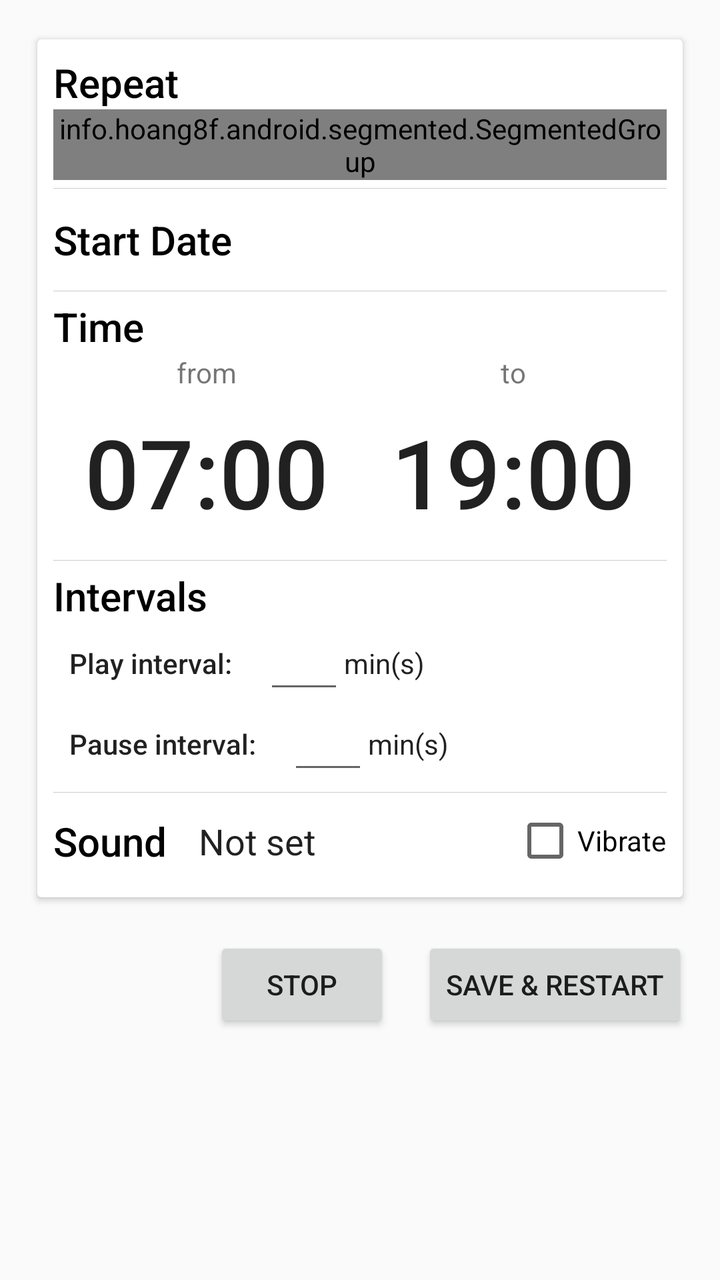
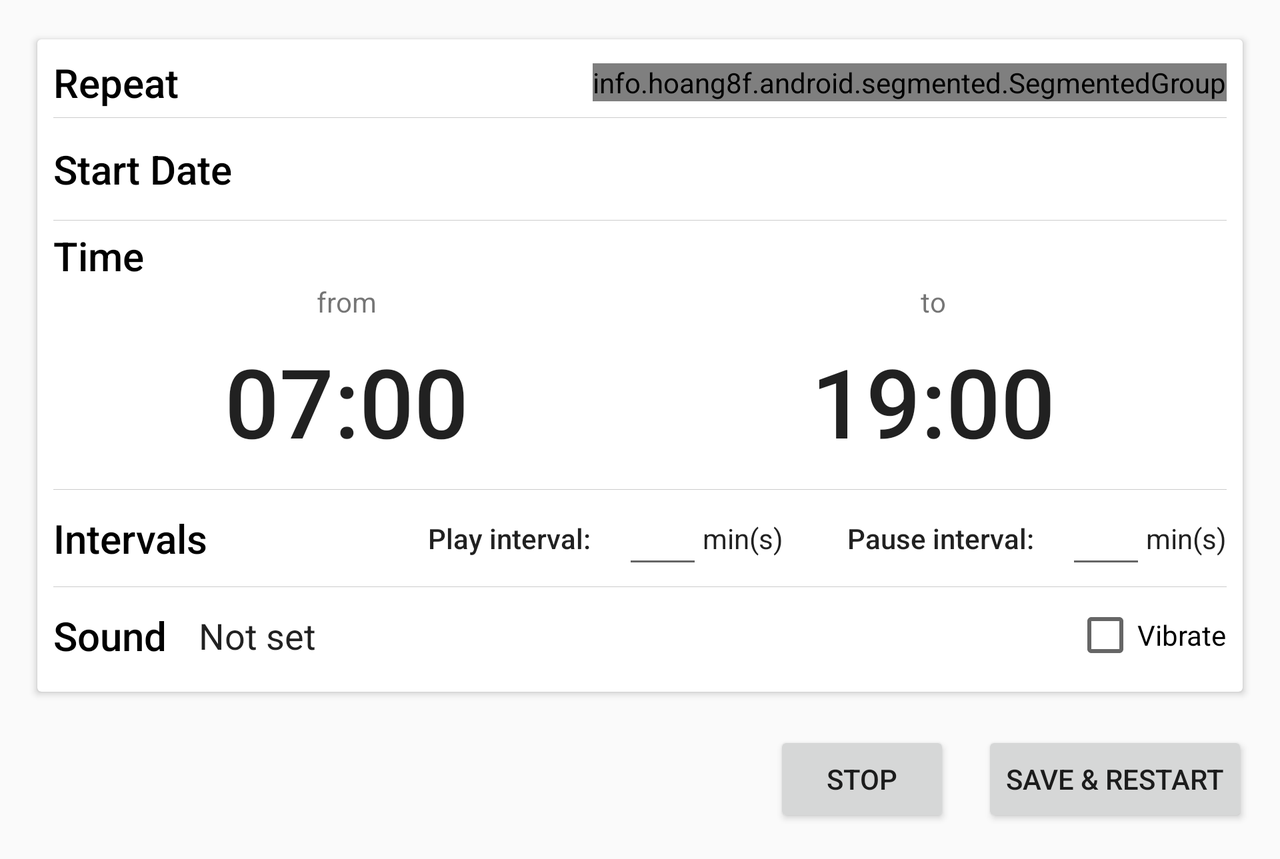

Compare how this app lays out the same screen by default and in its alternative resource folder. The renders come first, then the two layout files and the values they reference.
<!-- AndroidManifest.xml: activity theme AppTheme.NoActionBar -->
<!-- res/layout/activity_main.xml -->
<ScrollView
    xmlns:android="http://schemas.android.com/apk/res/android"
    xmlns:app="http://schemas.android.com/apk/res-auto"
    xmlns:tools="http://schemas.android.com/tools"
    android:id="@+id/rootView"
    android:focusableInTouchMode="true"
    android:layout_width="match_parent"
    android:layout_height="match_parent"
    tools:context="com.example.timerexam.ui.MainActivity">

    <LinearLayout
        android:layout_width="match_parent"
        android:layout_height="wrap_content"
        android:orientation="vertical">

        <android.support.v7.widget.CardView
            android:layout_width="match_parent"
            android:layout_height="wrap_content"
            android:layout_margin="@dimen/vertical_spacing_large"
            app:cardUseCompatPadding="true">

            <LinearLayout
                android:layout_width="match_parent"
                android:layout_height="wrap_content"
                android:orientation="vertical"
                android:padding="@dimen/horizontal_spacing_small">

                <LinearLayout
                    android:layout_width="match_parent"
                    android:layout_height="wrap_content"
                    android:orientation="vertical">
                    <TextView
                        android:layout_width="wrap_content"
                        android:layout_height="wrap_content"
                        style="@style/MyTextView.SectionHeader"
                        android:text="@string/repeat"/>

                    <info.hoang8f.android.segmented.SegmentedGroup
                        xmlns:segmentedgroup="http://schemas.android.com/apk/res-auto"
                        android:layout_width="wrap_content"
                        android:layout_height="wrap_content"
                        android:orientation="horizontal"
                        segmentedgroup:sc_border_width="1dp"
                        segmentedgroup:sc_corner_radius="5dp"
                        segmentedgroup:sc_tint_color="@color/colorAccent">

                        <RadioButton
                            android:id="@+id/radioRepeatNo"
                            android:layout_width="wrap_content"
                            android:layout_height="wrap_content"
                            android:text="@string/no_repeat"
                            style="@style/RadioButton" />

                        <RadioButton
                            android:id="@+id/radioRepeatDaily"
                            android:layout_width="wrap_content"
                            android:layout_height="wrap_content"
                            android:text="@string/daily"
                            style="@style/RadioButton" />

                        <RadioButton
                            android:id="@+id/radioRepeatWeekly"
                            android:layout_width="wrap_content"
                            android:layout_height="wrap_content"
                            android:text="@string/weekly"
                            style="@style/RadioButton" />

                        <RadioButton
                            android:id="@+id/radioRepeatMonthly"
                            android:layout_width="wrap_content"
                            android:layout_height="wrap_content"
                            android:text="@string/monthly"
                            style="@style/RadioButton" />
                    </info.hoang8f.android.segmented.SegmentedGroup>

                </LinearLayout>

                <include layout="@layout/vertical_separator" />

                <FrameLayout
                    android:layout_width="match_parent"
                    android:layout_height="wrap_content">
                    <TextView
                        android:layout_width="wrap_content"
                        android:layout_height="wrap_content"
                        style="@style/MyTextView.SectionHeader"
                        android:layout_gravity="center_vertical"
                        android:text="@string/start_date"/>

                    <TextView
                        android:id="@+id/txtStartDate"
                        android:layout_width="wrap_content"
                        android:layout_height="wrap_content"
                        android:padding="@dimen/horizontal_spacing_small"
                        android:background="?android:attr/selectableItemBackground"
                        android:layout_gravity="center_vertical|end"
                        android:textAppearance="@style/TextAppearance.AppCompat.Body2"
                        android:textSize="20sp"
                        android:clickable="true"/>
                </FrameLayout>

                <include layout="@layout/vertical_separator" />

                <FrameLayout
                    android:layout_width="match_parent"
                    android:layout_height="wrap_content">
                    <TextView
                        android:layout_width="wrap_content"
                        android:layout_height="wrap_content"
                        style="@style/MyTextView.SectionHeader"
                        android:text="@string/time"/>
                </FrameLayout>

                <LinearLayout
                    android:layout_width="match_parent"
                    android:layout_height="wrap_content"
                    android:orientation="horizontal"
                    android:weightSum="2"
                    android:baselineAligned="false">
                    <LinearLayout
                        android:layout_width="0dp"
                        android:layout_weight="1"
                        android:layout_height="wrap_content"
                        android:orientation="vertical"
                        android:gravity="center_horizontal">
                        <TextView
                            android:layout_width="wrap_content"
                            android:layout_height="wrap_content"
                            android:text="@string/from"/>
                        <TextView
                            android:id="@+id/txtStartTime"
                            android:layout_width="wrap_content"
                            android:layout_height="wrap_content"
                            android:padding="@dimen/horizontal_spacing_small"
                            android:background="?android:attr/selectableItemBackground"
                            android:clickable="true"
                            android:textAppearance="@style/TextAppearance.AppCompat.Body2"
                            android:textSize="48sp"
                            android:text="@string/_07_00" />
                    </LinearLayout>

                    <LinearLayout
                        android:layout_width="0dp"
                        android:layout_weight="1"
                        android:layout_height="wrap_content"
                        android:orientation="vertical"
                        android:gravity="center_horizontal">
                        <TextView
                            android:layout_width="wrap_content"
                            android:layout_height="wrap_content"
                            android:text="@string/to"/>
                        <TextView
                            android:id="@+id/txtEndTime"
                            android:layout_width="wrap_content"
                            android:layout_height="wrap_content"
                            android:padding="@dimen/horizontal_spacing_small"
                            android:background="?android:attr/selectableItemBackground"
                            android:textAppearance="@style/TextAppearance.AppCompat.Body2"
                            android:textSize="48sp"
                            android:clickable="true"
                            android:text="@string/_19_00" />
                    </LinearLayout>
                </LinearLayout>

                <include layout="@layout/vertical_separator" />

                <LinearLayout
                    android:layout_width="match_parent"
                    android:layout_height="wrap_content"
                    android:orientation="vertical">
                    <TextView
                        android:layout_width="wrap_content"
                        android:layout_height="wrap_content"
                        android:layout_gravity="center_vertical"
                        style="@style/MyTextView.SectionHeader"
                        android:text="@string/intervals"/>

                    <LinearLayout
                        android:layout_width="wrap_content"
                        android:layout_height="wrap_content"
                        android:layout_marginStart="@dimen/horizontal_spacing_small"
                        android:gravity="center_vertical"
                        android:orientation="horizontal">
                        <TextView
                            android:layout_width="wrap_content"
                            android:layout_height="wrap_content"
                            android:textAppearance="@style/TextAppearance.AppCompat.Body2"
                            android:text="@string/play_interval"/>
                        <EditText
                            android:id="@+id/inputPlayInterval"
                            android:layout_width="wrap_content"
                            android:layout_height="wrap_content"
                            android:layout_marginStart="16dp"
                            android:textAlignment="viewEnd"
                            android:padding="8dp"
                            android:minWidth="40dp"
                            android:inputType="number"/>
                        <TextView
                            android:layout_width="wrap_content"
                            android:layout_height="wrap_content"
                            android:textAppearance="@style/TextAppearance.AppCompat.Body1"
                            android:text="@string/min_s"/>
                    </LinearLayout>

                    <LinearLayout
                        android:layout_width="wrap_content"
                        android:layout_height="wrap_content"
                        android:layout_marginStart="@dimen/horizontal_spacing_small"
                        android:gravity="center_vertical"
                        android:orientation="horizontal">
                        <TextView
                            android:layout_width="wrap_content"
                            android:layout_height="wrap_content"
                            android:textAppearance="@style/TextAppearance.AppCompat.Body2"
                            android:text="@string/pause_interval"/>
                        <EditText
                            android:id="@+id/inputPauseInterval"
                            android:layout_width="wrap_content"
                            android:layout_height="wrap_content"
                            android:layout_marginStart="16dp"
                            android:textAlignment="viewEnd"
                            android:padding="8dp"
                            android:minWidth="40dp"
                            android:inputType="number"/>
                        <TextView
                            android:layout_width="wrap_content"
                            android:layout_height="wrap_content"
                            android:textAppearance="@style/TextAppearance.AppCompat.Body1"
                            android:text="@string/min_s"/>
                    </LinearLayout>
                </LinearLayout>


                <include layout="@layout/vertical_separator" />

                <LinearLayout
                    android:layout_width="match_parent"
                    android:layout_height="wrap_content"
                    android:gravity="center_vertical"
                    android:orientation="horizontal">
                    <TextView
                        android:layout_width="wrap_content"
                        android:layout_height="wrap_content"
                        style="@style/MyTextView.SectionHeader"
                        android:text="@string/sound"/>
                    <TextView
                        android:id="@+id/txtTonePath"
                        android:layout_width="0dp"
                        android:layout_weight="1"
                        android:layout_height="wrap_content"
                        android:clickable="true"
                        android:layout_marginStart="@dimen/horizontal_spacing_small"
                        android:layout_marginEnd="@dimen/horizontal_spacing_small"
                        android:padding="@dimen/horizontal_spacing_small"
                        android:background="?android:attr/selectableItemBackground"
                        android:textSize="18sp"
                        android:textAppearance="@style/TextAppearance.AppCompat.Body1"
                        android:text="@string/not_set"/>
                    <CheckBox
                        android:id="@+id/checkVibrate"
                        android:layout_width="wrap_content"
                        android:layout_height="wrap_content"
                        android:text="@string/vibrate"/>
                </LinearLayout>
            </LinearLayout>
        </android.support.v7.widget.CardView>

        <LinearLayout
            android:layout_width="match_parent"
            android:layout_height="wrap_content"
            android:orientation="horizontal"
            android:gravity="end">
            <Button
                android:id="@+id/btnStop"
                android:layout_width="wrap_content"
                android:layout_height="wrap_content"
                android:layout_gravity="end"
                android:layout_marginEnd="@dimen/horizontal_spacing_large"
                android:layout_marginBottom="@dimen/vertical_spacing_large"
                android:text="@string/stop"/>
            <Button
                android:id="@+id/btnSave"
                android:layout_width="wrap_content"
                android:layout_height="wrap_content"
                android:layout_gravity="end"
                android:layout_marginEnd="@dimen/horizontal_spacing_large"
                android:layout_marginBottom="@dimen/vertical_spacing_large"
                android:text="@string/save"/>
        </LinearLayout>
    </LinearLayout>
</ScrollView>
<!-- res/layout/vertical_separator.xml (included above) -->
<?xml version="1.0" encoding="utf-8"?>
<View xmlns:android="http://schemas.android.com/apk/res/android"
    android:layout_width="match_parent"
    android:layout_height="1px"
    android:layout_marginTop="@dimen/vertical_spacing_tiny"
    android:layout_marginBottom="@dimen/vertical_spacing_tiny"
    android:background="@color/colorSeparator"/>
<!-- resources referenced by this layout -->
<resources>
  <color name="colorAccent">#FF4081</color>
  <color name="colorSeparator">#CCCCCC</color>
  <dimen name="horizontal_spacing_large">16dp</dimen>
  <dimen name="horizontal_spacing_small">8dp</dimen>
  <dimen name="vertical_spacing_large">16dp</dimen>
  <dimen name="vertical_spacing_tiny">4dp</dimen>
  <string name="_07_00">07:00</string>
  <string name="_19_00">19:00</string>
  <string name="daily">Daily</string>
  <string name="from">from</string>
  <string name="intervals">Intervals</string>
  <string name="min_s">min(s)</string>
  <string name="monthly">Monthly</string>
  <string name="no_repeat">No Repeat</string>
  <string name="not_set">Not set</string>
  <string name="pause_interval">Pause interval:</string>
  <string name="play_interval">Play interval:</string>
  <string name="repeat">Repeat</string>
  <string name="save">Save &amp; Restart</string>
  <string name="sound">Sound</string>
  <string name="start_date">Start Date</string>
  <string name="stop">Stop</string>
  <string name="time">Time</string>
  <string name="to">to</string>
  <string name="vibrate">Vibrate</string>
  <string name="weekly">Weekly</string>
  <style name="MyTextView.SectionHeader" parent="MyTextView">
          <item name="android:textColor">#000</item>
          <item name="android:textAppearance">@style/TextAppearance.AppCompat.Title</item>
          
      </style>
  <style name="AppTheme.NoActionBar" parent="AppTheme">
          <item name="windowActionBar">false</item>
          <item name="windowNoTitle">true</item>
      </style>
  <style name="MyTextView">
          <item name="android:textColor">#000</item>
      </style>
  <style name="AppTheme" parent="Theme.AppCompat.Light.DarkActionBar">
          
          <item name="colorPrimary">@color/colorPrimary</item>
          <item name="colorPrimaryDark">@color/colorPrimaryDark</item>
          <item name="colorAccent">@color/colorAccent</item>
      </style>
  <color name="colorPrimary">#3F51B5</color>
  <color name="colorPrimaryDark">#303F9F</color>
</resources>
<!-- res/layout-land/activity_main.xml (the repository's variant of the layout above) -->
<!-- drawn on the phone turned sideways -->
<ScrollView
    xmlns:android="http://schemas.android.com/apk/res/android"
    xmlns:app="http://schemas.android.com/apk/res-auto"
    xmlns:tools="http://schemas.android.com/tools"
    android:id="@+id/rootView"
    android:focusableInTouchMode="true"
    android:layout_width="match_parent"
    android:layout_height="match_parent"
    tools:context="com.example.timerexam.ui.MainActivity">

    <LinearLayout
        android:layout_width="match_parent"
        android:layout_height="wrap_content"
        android:orientation="vertical">

        <android.support.v7.widget.CardView
            android:layout_width="match_parent"
            android:layout_height="wrap_content"
            android:layout_margin="@dimen/vertical_spacing_large"
            app:cardUseCompatPadding="true">

            <LinearLayout
                android:layout_width="match_parent"
                android:layout_height="wrap_content"
                android:orientation="vertical"
                android:padding="@dimen/horizontal_spacing_small">

                <FrameLayout
                    android:layout_width="match_parent"
                    android:layout_height="wrap_content">
                    <TextView
                        android:layout_width="wrap_content"
                        android:layout_height="wrap_content"
                        android:layout_gravity="center_vertical"
                        style="@style/MyTextView.SectionHeader"
                        android:text="@string/repeat"/>

                    <info.hoang8f.android.segmented.SegmentedGroup
                        xmlns:segmentedgroup="http://schemas.android.com/apk/res-auto"
                        android:layout_width="wrap_content"
                        android:layout_height="wrap_content"
                        android:orientation="horizontal"
                        android:layout_gravity="center_vertical|end"
                        segmentedgroup:sc_border_width="1dp"
                        segmentedgroup:sc_corner_radius="5dp"
                        segmentedgroup:sc_tint_color="@color/colorAccent">

                        <RadioButton
                            android:id="@+id/radioRepeatNo"
                            android:layout_width="wrap_content"
                            android:layout_height="wrap_content"
                            android:text="@string/no_repeat"
                            style="@style/RadioButton" />

                        <RadioButton
                            android:id="@+id/radioRepeatDaily"
                            android:layout_width="wrap_content"
                            android:layout_height="wrap_content"
                            android:text="@string/daily"
                            style="@style/RadioButton" />

                        <RadioButton
                            android:id="@+id/radioRepeatWeekly"
                            android:layout_width="wrap_content"
                            android:layout_height="wrap_content"
                            android:text="@string/weekly"
                            style="@style/RadioButton" />

                        <RadioButton
                            android:id="@+id/radioRepeatMonthly"
                            android:layout_width="wrap_content"
                            android:layout_height="wrap_content"
                            android:text="@string/monthly"
                            style="@style/RadioButton" />
                    </info.hoang8f.android.segmented.SegmentedGroup>

                </FrameLayout>

                <include layout="@layout/vertical_separator" />

                <FrameLayout
                    android:layout_width="match_parent"
                    android:layout_height="wrap_content">
                    <TextView
                        android:layout_width="wrap_content"
                        android:layout_height="wrap_content"
                        style="@style/MyTextView.SectionHeader"
                        android:layout_gravity="center_vertical"
                        android:text="@string/start_date"/>

                    <TextView
                        android:id="@+id/txtStartDate"
                        android:layout_width="wrap_content"
                        android:layout_height="wrap_content"
                        android:padding="@dimen/horizontal_spacing_small"
                        android:background="?android:attr/selectableItemBackground"
                        android:layout_gravity="center_vertical|end"
                        android:textAppearance="@style/TextAppearance.AppCompat.Body2"
                        android:textSize="20sp"
                        android:clickable="true"/>
                </FrameLayout>

                <include layout="@layout/vertical_separator" />

                <FrameLayout
                    android:layout_width="match_parent"
                    android:layout_height="wrap_content">
                    <TextView
                        android:layout_width="wrap_content"
                        android:layout_height="wrap_content"
                        style="@style/MyTextView.SectionHeader"
                        android:text="@string/time"/>
                </FrameLayout>

                <LinearLayout
                    android:layout_width="match_parent"
                    android:layout_height="wrap_content"
                    android:orientation="horizontal"
                    android:weightSum="2"
                    android:baselineAligned="false">
                    <LinearLayout
                        android:layout_width="0dp"
                        android:layout_weight="1"
                        android:layout_height="wrap_content"
                        android:orientation="vertical"
                        android:gravity="center_horizontal">
                        <TextView
                            android:layout_width="wrap_content"
                            android:layout_height="wrap_content"
                            android:text="@string/from"/>
                        <TextView
                            android:id="@+id/txtStartTime"
                            android:layout_width="wrap_content"
                            android:layout_height="wrap_content"
                            android:padding="@dimen/horizontal_spacing_small"
                            android:background="?android:attr/selectableItemBackground"
                            android:clickable="true"
                            android:textAppearance="@style/TextAppearance.AppCompat.Body2"
                            android:textSize="48sp"
                            android:text="@string/_07_00" />
                    </LinearLayout>

                    <LinearLayout
                        android:layout_width="0dp"
                        android:layout_weight="1"
                        android:layout_height="wrap_content"
                        android:orientation="vertical"
                        android:gravity="center_horizontal">
                        <TextView
                            android:layout_width="wrap_content"
                            android:layout_height="wrap_content"
                            android:text="@string/to"/>
                        <TextView
                            android:id="@+id/txtEndTime"
                            android:layout_width="wrap_content"
                            android:layout_height="wrap_content"
                            android:padding="@dimen/horizontal_spacing_small"
                            android:background="?android:attr/selectableItemBackground"
                            android:textAppearance="@style/TextAppearance.AppCompat.Body2"
                            android:textSize="48sp"
                            android:clickable="true"
                            android:text="@string/_19_00" />
                    </LinearLayout>
                </LinearLayout>

                <include layout="@layout/vertical_separator" />

                <FrameLayout
                    android:layout_width="match_parent"
                    android:layout_height="wrap_content">
                    <TextView
                        android:layout_width="wrap_content"
                        android:layout_height="wrap_content"
                        android:layout_gravity="center_vertical"
                        style="@style/MyTextView.SectionHeader"
                        android:text="@string/intervals"/>

                    <LinearLayout
                        android:layout_width="wrap_content"
                        android:layout_height="wrap_content"
                        android:layout_marginStart="@dimen/horizontal_spacing_small"
                        android:layout_gravity="center_vertical|end"
                        android:gravity="center_vertical"
                        android:orientation="horizontal">
                        <TextView
                            android:layout_width="wrap_content"
                            android:layout_height="wrap_content"
                            android:textAppearance="@style/TextAppearance.AppCompat.Body2"
                            android:text="@string/play_interval"/>
                        <EditText
                            android:id="@+id/inputPlayInterval"
                            android:layout_width="wrap_content"
                            android:layout_height="wrap_content"
                            android:layout_marginStart="16dp"
                            android:textAlignment="viewEnd"
                            android:padding="8dp"
                            android:minWidth="40dp"
                            android:inputType="number"/>
                        <TextView
                            android:layout_width="wrap_content"
                            android:layout_height="wrap_content"
                            android:textAppearance="@style/TextAppearance.AppCompat.Body1"
                            android:text="@string/min_s"/>

                        <TextView
                            android:layout_marginStart="32dp"
                            android:layout_width="wrap_content"
                            android:layout_height="wrap_content"
                            android:textAppearance="@style/TextAppearance.AppCompat.Body2"
                            android:text="@string/pause_interval"/>
                        <EditText
                            android:id="@+id/inputPauseInterval"
                            android:layout_width="wrap_content"
                            android:layout_height="wrap_content"
                            android:layout_marginStart="16dp"
                            android:textAlignment="viewEnd"
                            android:padding="8dp"
                            android:minWidth="40dp"
                            android:inputType="number"/>
                        <TextView
                            android:layout_width="wrap_content"
                            android:layout_height="wrap_content"
                            android:textAppearance="@style/TextAppearance.AppCompat.Body1"
                            android:text="@string/min_s"/>
                    </LinearLayout>
                </FrameLayout>


                <include layout="@layout/vertical_separator" />

                <LinearLayout
                    android:layout_width="match_parent"
                    android:layout_height="wrap_content"
                    android:gravity="center_vertical"
                    android:orientation="horizontal">
                    <TextView
                        android:layout_width="wrap_content"
                        android:layout_height="wrap_content"
                        style="@style/MyTextView.SectionHeader"
                        android:text="@string/sound"/>
                    <TextView
                        android:id="@+id/txtTonePath"
                        android:layout_width="0dp"
                        android:layout_weight="1"
                        android:layout_height="wrap_content"
                        android:clickable="true"
                        android:layout_marginStart="@dimen/horizontal_spacing_small"
                        android:layout_marginEnd="@dimen/horizontal_spacing_small"
                        android:padding="@dimen/horizontal_spacing_small"
                        android:background="?android:attr/selectableItemBackground"
                        android:textSize="18sp"
                        android:textAppearance="@style/TextAppearance.AppCompat.Body1"
                        android:text="@string/not_set"/>
                    <CheckBox
                        android:id="@+id/checkVibrate"
                        android:layout_width="wrap_content"
                        android:layout_height="wrap_content"
                        android:text="@string/vibrate"/>
                </LinearLayout>
            </LinearLayout>
        </android.support.v7.widget.CardView>

        <LinearLayout
            android:layout_width="match_parent"
            android:layout_height="wrap_content"
            android:orientation="horizontal"
            android:gravity="end">
            <Button
                android:id="@+id/btnStop"
                android:layout_width="wrap_content"
                android:layout_height="wrap_content"
                android:layout_gravity="end"
                android:layout_marginEnd="@dimen/horizontal_spacing_large"
                android:layout_marginBottom="@dimen/vertical_spacing_large"
                android:text="@string/stop"/>
            <Button
                android:id="@+id/btnSave"
                android:layout_width="wrap_content"
                android:layout_height="wrap_content"
                android:layout_gravity="end"
                android:layout_marginEnd="@dimen/horizontal_spacing_large"
                android:layout_marginBottom="@dimen/vertical_spacing_large"
                android:text="@string/save"/>
        </LinearLayout>
    </LinearLayout>
</ScrollView>
